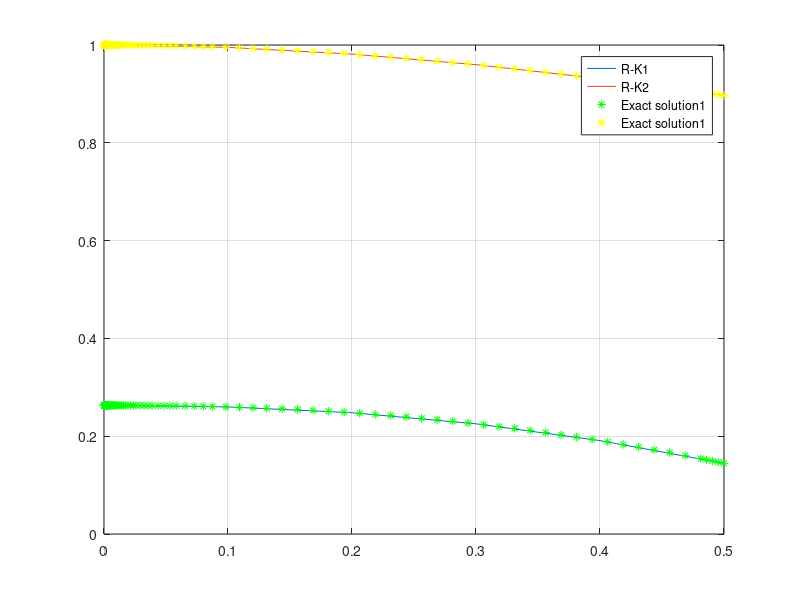

The MATLAB source for this figure:
function []= LaboratoryWork3()
tau = 0.1;
t0 = 0;
tn = 0.5;
k=14;
a = 1+0.2*k;
uf1 = @(t,u1,u2)(-2*a*t*u1^2+u2^2-t^2-1);
uf2 = @(t,u1,u2)(1/(a*u2^2)-u1-t/u2);
T = t0:tau:tn;
u1s(1) = 1/a;
u2s(1) = 1;
for i=1:length(T)-1
    k1=tau*uf1(T(i), u1s(i),u2s(i));
    m1=tau*uf2(T(i), u1s(i),u2s(i));
    k2=tau*uf1(T(i)+tau/2, u1s(i)+k1(1)/2,u2s(i)+m1(1)/2 );
    m2=tau*uf2(T(i)+tau/2, u1s(i)+k1(1)/2,u2s(i)+m1(1)/2 );
    k3=tau*uf1(T(i)+tau/2, u1s(i)+k2(1)/2,u2s(i)+m2(1)/2);
    m3=tau*uf2(T(i)+tau/2, u1s(i)+k2(1)/2,u2s(i)+m2(1)/2);
    k4=tau*uf1(T(i)+tau, u1s(i)+k3(1),u2s(i)+m3(1));
    m4=tau*uf2(T(i)+tau, u1s(i)+k3(1),u2s(i)+m3(1));
    u1s(i+1)=u1s(i) + (k1+2*k2+2*k3+k4)/6;
    u2s(i+1)=u2s(i) + (m1+2*m2+2*m3+m4)/6;
end 
F=@(t,U)[-2*a*t*U(1)^2+U(2)^2-t^2-1;1/(a*U(2)^2)-U(1)-t/U(2)];
[t1,sol]=ode45(F,[t0,tn],[1/a;1]);
plot(T,u1s,T,u2s, t1,sol(:,1),'g*',t1,sol(:,2),'y*');
legend('R-K1','R-K2', 'Exact solution1','Exact solution1')
grid on;
